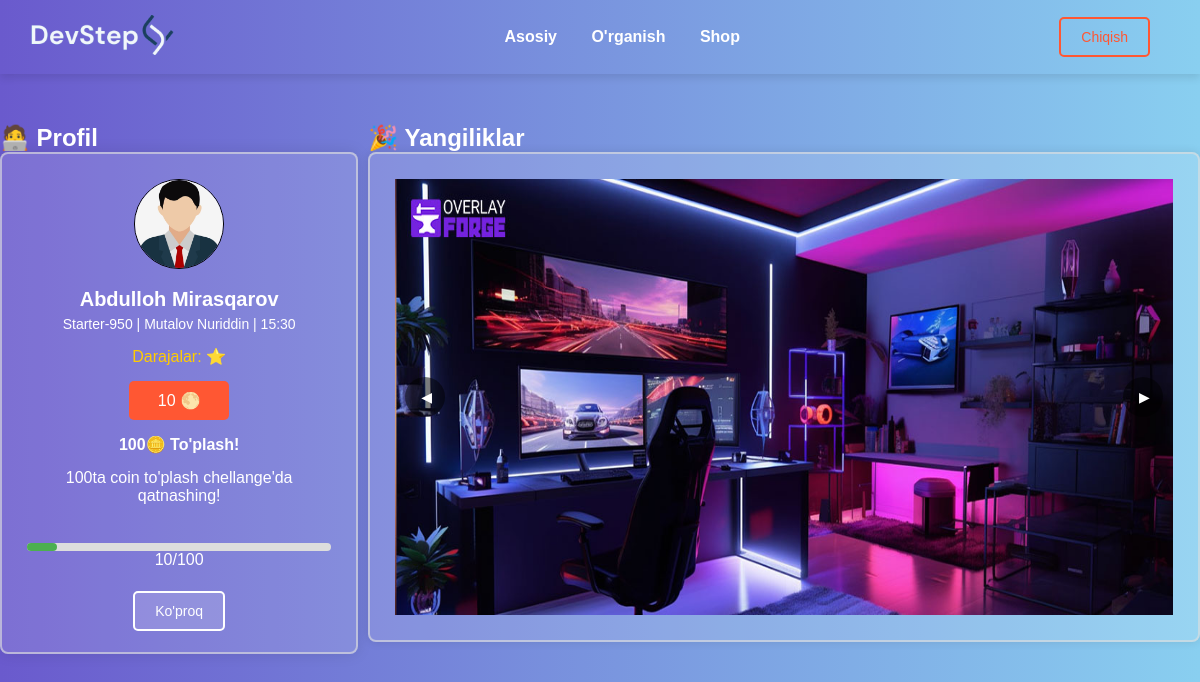
/main/ (signed in), run on an earlier commit of the app's database.
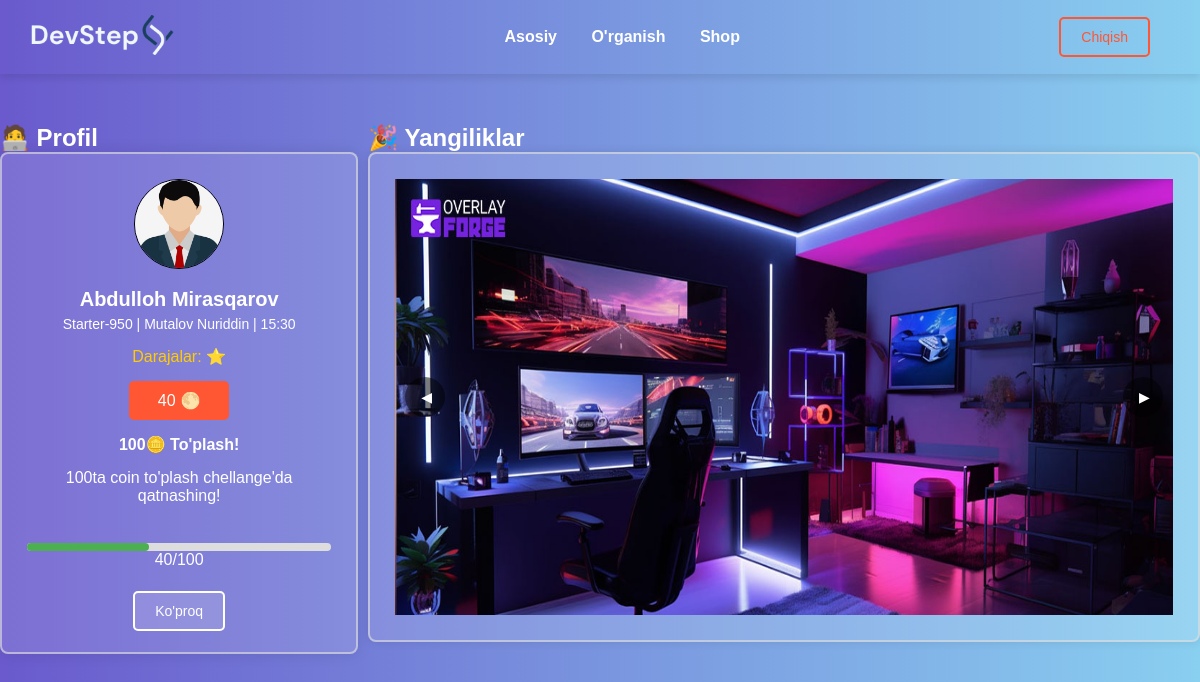
And on a later commit of the database.
### accounts/models.py (models this page shows, shortened)
class User(models.Model):
    name = models.CharField(max_length=100)
    modme_id = models.CharField(max_length=50, unique=True)
    password = models.CharField(max_length=128)
    level = models.IntegerField(default=1)
    last_visit = models.DateField(default=0)
    total_coins = models.IntegerField(default=0)
    coins_today = models.IntegerField(default=0)
    group = models.ForeignKey(Group, on_delete=models.CASCADE, related_name='groups', null=True, blank=True)

class Group(models.Model):
    name = models.CharField(max_length=100)
    time = models.CharField(max_length=30)
    teacher = models.CharField(max_length=100)

### accounts/views.py (the view)
# urls.py: path('main/', main_view, name='main'),
def main_view(request):
    images = NewsImage.objects.all()
    modme_id = request.session.get('modme_id')
    if not modme_id:
        return redirect('login')  # Agar modme_id mavjud bo‘lmasa, login sahifasiga qaytaramiz
    try:
        user = User.objects.get(modme_id=modme_id)
        if user.total_coins < 100:
            user.level = 1
        elif user.total_coins < 200:
            user.level = 2
        elif user.total_coins < 300:
            user.level = 3
        elif user.total_coins < 400:
            user.level = 4
        elif user.total_coins < 500:
            user.level = 5
        context = {
            'images': images,
            'user': user,
        }
        return render(request, 'index.html', context)
    except User.DoesNotExist:
        return redirect('login')  # Agar user topilmasa, login sahifasiga qaytaramiz

### templates/index.html (shortened to what this page needs)
{% load static %}
<!DOCTYPE html>
<html lang="en">
<head>
    <link rel="stylesheet" href="{% static 'css/style.css' %}">
</head>
<body>
    <div class="header">
        <div class="header-logo">
            <a href="{% url 'main' %}">
                <img src="{% static 'img/logo.svg' %}" alt="">
            </a>
        </div>
        <div class="header-nav">
            <a href="{% url 'main' %}">Asosiy</a>
            <a href="{% url 'direction_list' %}">O'rganish</a>
            <a href="{% url 'shop' %}">Shop</a>
        </div>
        <a class="post-button" href="{% url 'logout' %}">Chiqish</a>
    </div>
    <div class="container">
        <div class="father-div">
            <aside class="profile-section">
                <h2>🧑‍💻 Profil</h2>
                <div class="profile-card">
                    <img src="../static/img/user.jpg" alt="Profile Image" class="profile-image">
                    <div class="profile-details">
                        <h3 class="profile-name">{{ user.name }}</h3>
                        <p class="profile-info">{{ user.group.name }} | {{ user.group.teacher }} | {{ user.group.time }}
                        </p>
                    </div>
                    {% if user.level == 1 %}
                    <div class="levels">Darajalar: ⭐</div>
                    {% elif user.level == 2 %}
                    <div class="levels">Darajalar: ⭐⭐</div>
                    {% elif user.level == 3 %}
                    <div class="levels">Darajalar: ⭐⭐⭐</div>
                    {% elif user.level == 4 %}
                    <div class="levels">Darajalar: ⭐⭐⭐⭐</div>
                    {% elif user.level == 5 %}
                    <div class="levels">Darajalar: ⭐⭐⭐⭐⭐</div>
                    {% endif %}
                    <div class="stats">
                        <div class="stat-item">{{ user.total_coins }}<span class="icon">🌕</span></div>
                    </div>
                    <div class="attendance">
                        <h3>100🪙 To'plash!</h3>
                        <p>100ta coin to'plash chellange'da qatnashing!</p><br>
                        <div class="progress-bar">
                            {% if user.total_coins < 100 %} <div class="progress-fill"
                                style="width: {{ user.total_coins }}%;">
                        </div>
                        <p>{{ user.total_coins }}/100</p><br>
                        {% else %}
                        <div class="progress-fill" style="width: 100%;"></div>
                        <p>100/100</p><br>
                        {% endif %}
                    </div>
                </div>
                <button class="more">Ko'proq</button>
        </div>
        </aside>
        <main class="main-section">
            <h2>🎉 Yangiliklar</h2>
            <section class="news-section">
                <div class="slider">
                    <div class="slides">
                        {% for image in images %}
                        <div class="slide">
                            <img src="{{ image.photo.url }}" alt="{{ image.title }}">
                        </div>
                        {% endfor %}
                    </div>
                    <button class="prev-btn">◀</button>
                    <button class="next-btn">▶</button>
                </div>
            </section>
        </main>
    </div>
    </div>
</body>
</html>

What changed in the data, as far as the page shows it:
changed User "Abdulloh Mirasqarov": total_coins "10" → "40"
